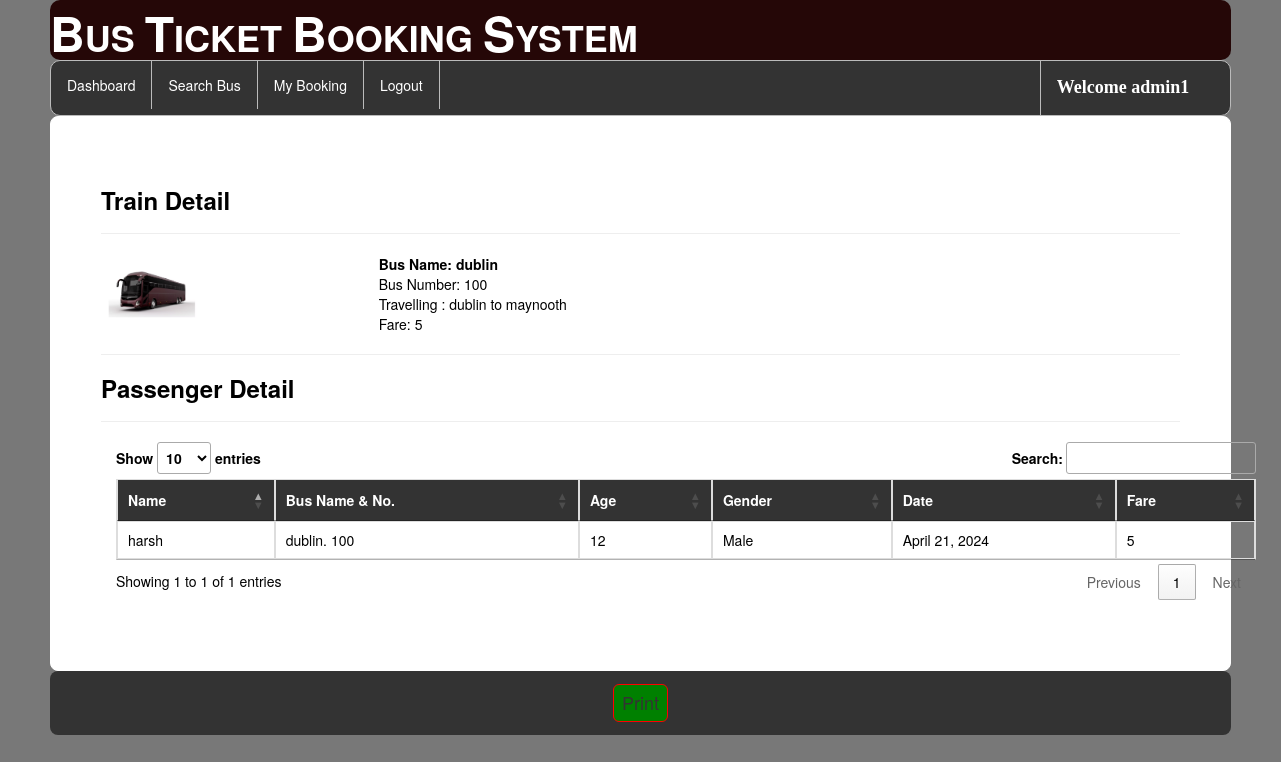
The app's page /view_ticket/97 (signed in) with its own data.
### bus/models.py (models this page shows, shortened)
class Passenger(models.Model):
    user = models.ForeignKey(Register,on_delete=models.CASCADE,null=True)
    bus = models.ForeignKey(Add_Bus,on_delete=models.CASCADE,null=True)
    name = models.CharField(max_length=100,null=True)
    age = models.IntegerField(null=True)
    gender = models.CharField(max_length=30,null=True)
    route=models.CharField(max_length=100,null=True)
    status = models.CharField(max_length=30,null=True)
    date1 = models.DateField(null=True)
    fare = models.IntegerField(null=True)

class Add_Bus(models.Model):
    busname = models.CharField(max_length=30,null=True)
    bus_no = models.IntegerField(null=True)
    from_city = models.CharField(max_length=30,null=True)
    to_city = models.CharField(max_length=30,null=True)
    departuretime=models.CharField(max_length=30,null=True)
    arrivaltime=models.CharField(max_length=30,null=True)
    trevaltime=models.CharField(max_length=100,null=True)
    distance=models.IntegerField(null=True)
    img=models.FileField(null=True)

### bus/views.py (the view)
# urls.py: path('view_ticket/<int:pid>',view_ticket, name="view_ticket"),
def view_ticket(request,pid):
    if not request.user.is_authenticated:
        return redirect('login')
    passenger = Passenger.objects.get(id=pid)
    d = {'passenger':passenger}
    return render(request,'view_ticket.html',d)

### bus/templates/view_ticket.html (shortened to what this page needs)
{% extends 'navigation2.html' %}
{% load static %}
{% block b %}
<div id = "mydiv" style="color:Black;border:1px solid white;border-radius:8px;background-color:white;padding:50px">
    <h3><strong>Train Detail</strong></h3><hr>
    <table width="800">
        <tr>
            <td><img src="{{passenger.bus.img.url}}" style="width:100px;height:70"></td>
            <td><b>Bus Name: {{passenger.bus.busname}}</b><br>
                Bus Number: {{passenger.bus.bus_no}}<br>
                Travelling : {{passenger.route}}<br>
                Fare: {{passenger.fare}}<br></td>
        </tr>
    </table>
            <hr><h3><strong>Passenger Detail</strong></h3><hr>
    <div class="container">
<table class="table table-bordered" id="myTable">
  <thead style="color:white;background-color:#333">
  <tr>
    <th>Name</th>
      <th>Bus Name & No.</th>
      <th> Age</th>
    <th>Gender</th>
    <th>Date</th>
       <th>Fare</th>
  </tr>
  </thead>
   <tbody>
  <tr>
    <td>{{passenger.name}}</td>
    <td>{{passenger.bus.busname}}. {{passenger.bus.bus_no}}</td>
      <td>{{passenger.age}}</td>
      <td>{{passenger.gender}}</td>
      <td>{{passenger.date1}}</td>
      <td>{{passenger.fare}}</td>
  </tr>
    </tbody>
</table>
 </div><br>
</div>
<div style="text-align : center ; background-color:#333;border-radius:8px;padding-top:3px;padding-bottom:3px"><h4 style="color:white;">
    <button onclick = "printDiv()" style="background-color:green;border-radius:6px;border:1px solid red;padding:8px"><a href="#" style="color:#333">Print</a> </button></h4></div>
{% endblock %}

### bus/templates/navigation2.html (shortened to what this page needs)
{% extends 'head.html' %}
{% load static %}
{% block body %}
<link rel = stylesheet href = "//cdn.datatables.net/1.10.19/css/jquery.dataTables.min.css">
<ul class="id2">
  <li id="id1"><a href="{% url 'dashboard' %}">Dashboard</a></li>
  <li id="id1"><a href="{% url 'search_bus' %}">Search Bus</a></li>
  <li id="id1"><a href="{% url 'my_booking' %}">My Booking</a></li>
  <li id="id1"><a href="{% url 'log_out' %}">Logout</a></li>
    <li id="id2" style="margin-left:600px"><a href="" style="color:white"><strong style="font-size:18px;font-family:cursive">Welcome {{request.user.username}}</strong></a></li>
</ul>
{% block b %}
{% endblock %}
{% endblock %}

### bus/templates/navigation2.html (style rules this page uses)
.id2 { list-style-type: none; margin: 0; padding: 0; overflow: hidden; background-color: #333; border-radius:10px; border:1px solid #bbb; }
#id1 { float: left; border-right:1px solid #bbb; }
#id2 { float: left; border-left:1px solid #bbb; }
li:last-child { border-right: none; }
li a { display: block; color: white; text-align: center; padding: 14px 16px; text-decoration: none; }

### records on screen
Passenger: bus.img (picture), bus.busname "dublin", bus.bus_no "100", route "dublin to maynooth", fare "5", name "harsh", age "12", gender "Male", date1 "April 21, 2024"

### other values on screen
{{ request.user.username }} "admin1"
